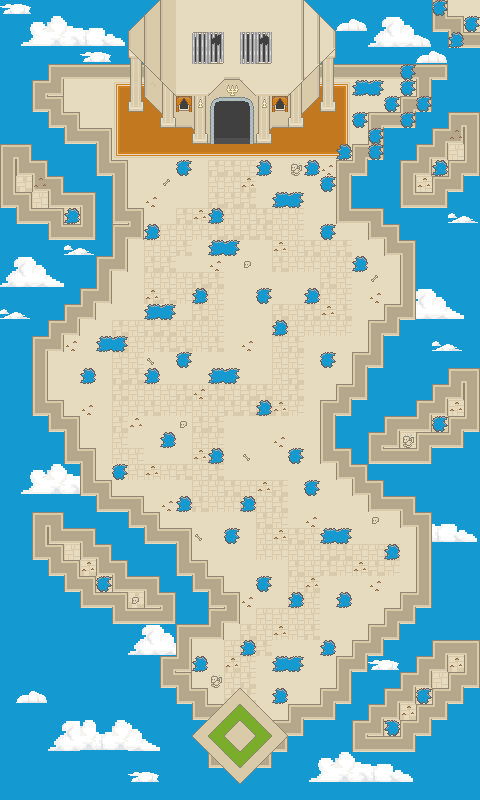

A level layout from a 2D game, rendered from its tile map. Below: a short description, then the map file with tile-grid data replaced by summaries:
An orthogonal 30x50 tile map with 16x16 px tiles, 9 tile layers (Calque 9, sky, carpet, floor, ...).

<map version="1.2" tiledversion="1.2.2" orientation="orthogonal" renderorder="left-up" width="30" height="50" tilewidth="16" tileheight="16" infinite="0" nextlayerid="11" nextobjectid="1">
 <tileset firstgid="1" source="basic_tileset.tsx" />
 <layer id="10" name="Calque 9" width="30" height="50">
  <data>[1500 cells, 2 non-empty, 1 distinct tile ids]</data>
 </layer>
 <layer id="7" name="sky" width="30" height="50">
  <data>[1500 cells, 663 non-empty, 2 distinct tile ids]</data>
 </layer>
 <layer id="8" name="carpet" width="30" height="50">
  <data>[1500 cells, 166 non-empty, 33 distinct tile ids]</data>
 </layer>
 <layer id="1" name="floor" width="30" height="50">
  <data>[1500 cells, 781 non-empty, 23 distinct tile ids]</data>
 </layer>
 <layer id="2" name="background" width="30" height="50">
  <data>[1500 cells, 352 non-empty, 17 distinct tile ids]</data>
 </layer>
 <layer id="3" name="middle" width="30" height="50">
  <data>[1500 cells, 173 non-empty, 21 distinct tile ids]</data>
 </layer>
 <layer id="5" name="foreground" width="30" height="50">
  <data>[1500 cells, 10 non-empty, 2 distinct tile ids]</data>
 </layer>
 <layer id="6" name="details" width="30" height="50">
  <data>[1500 cells, 60 non-empty, 10 distinct tile ids]</data>
 </layer>
 <layer id="9" name="grid" width="30" height="50">
  <data>[1500 cells, 8 non-empty, 4 distinct tile ids]</data>
 </layer>
</map>